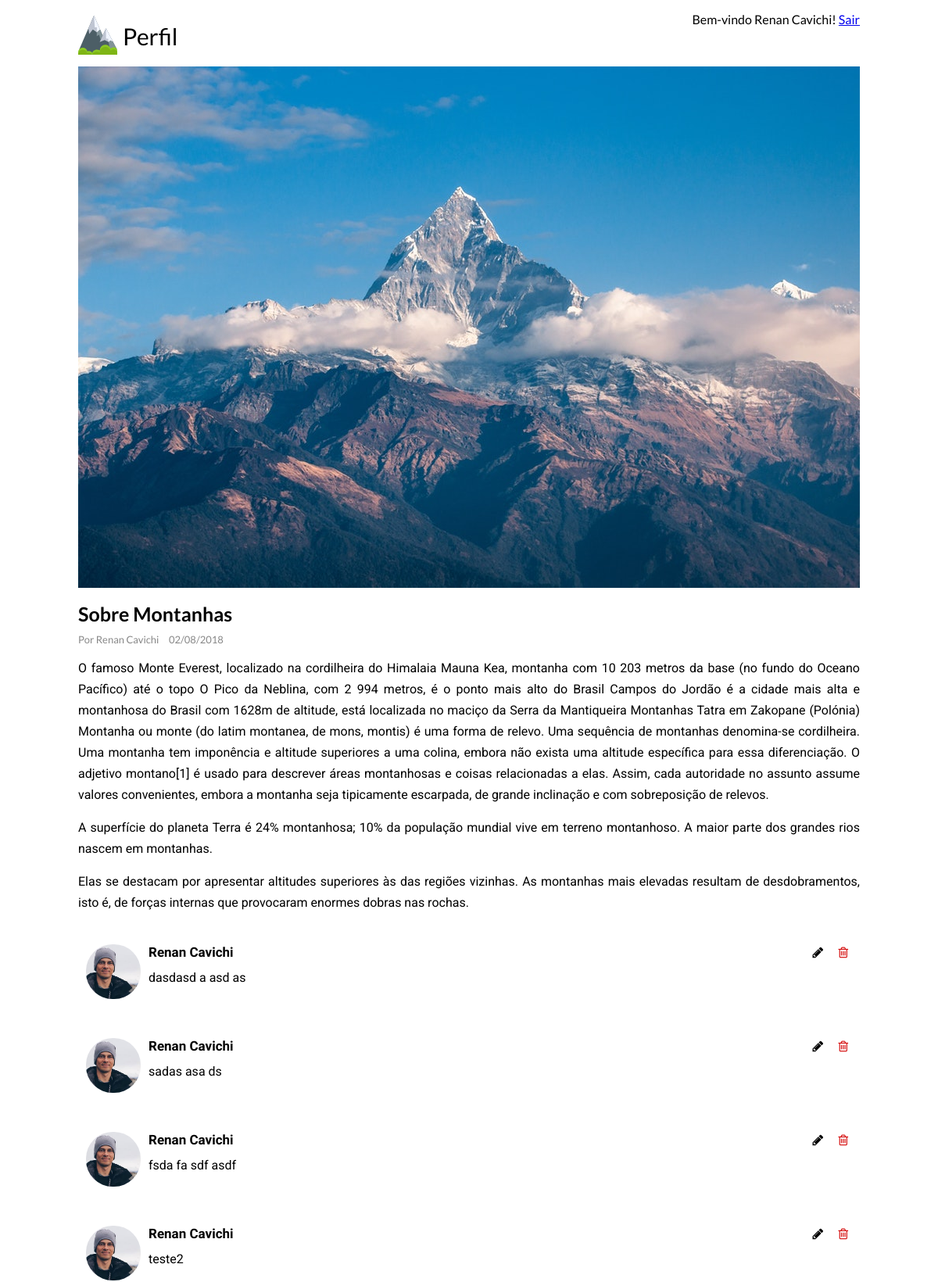
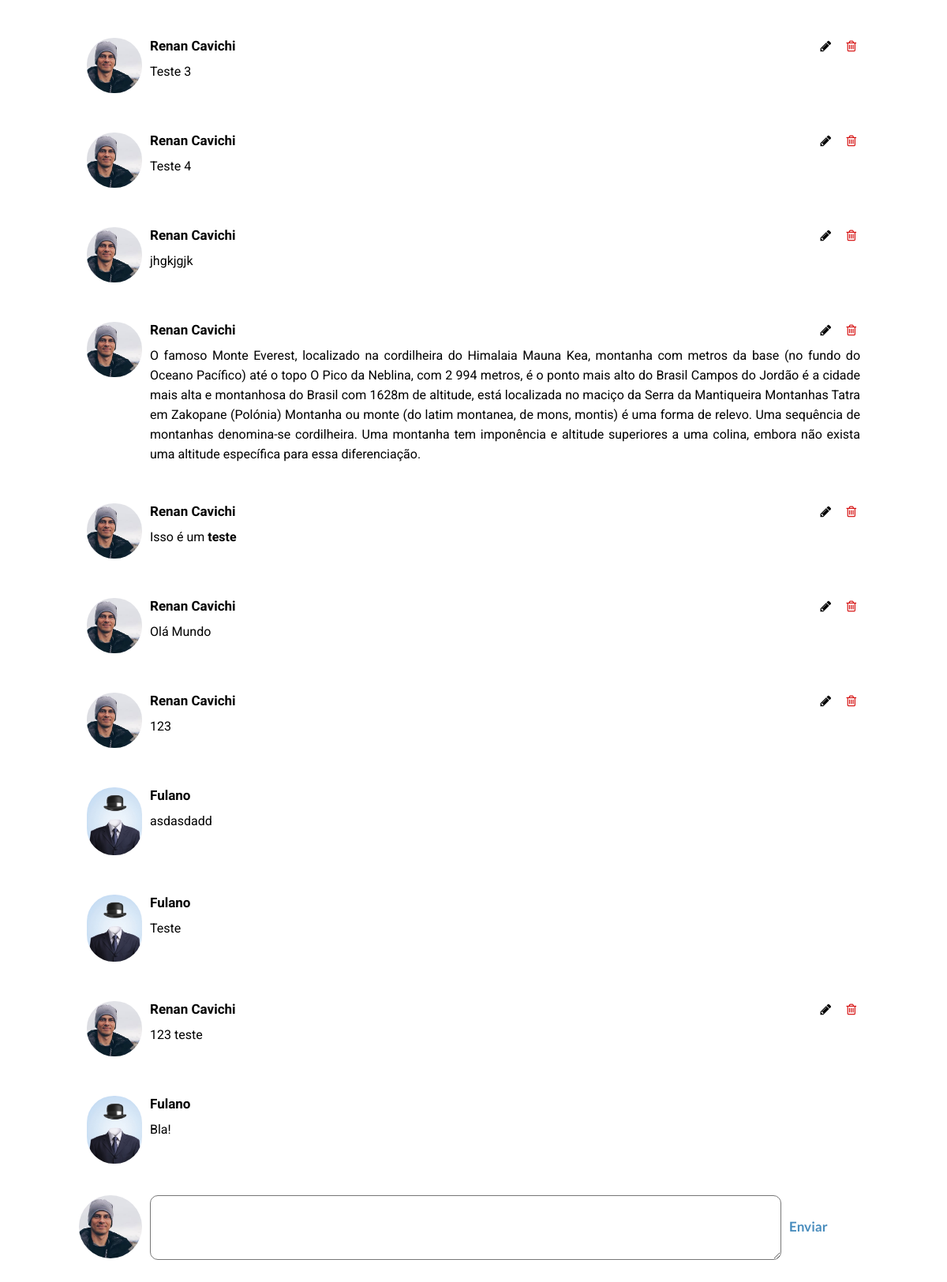
Screenshot of /perfil.php (signed in) with the database file from the repository (2 pictures, top to bottom).
### tables this page shows
CREATE TABLE `comentarios` (
  `id` int(11) NOT NULL,
  `iduser` int(11) NOT NULL,
  `texto` text NOT NULL
);

CREATE TABLE `usuario` (
  `id` int(11) NOT NULL,
  `user` varchar(100) NOT NULL,
  `name` varchar(100) NOT NULL,
  `pass` varchar(40) NOT NULL,
  `photo` varchar(100) NOT NULL
);

### perfil.php (the view, shortened to what this page needs)
<!DOCTYPE html>
<html>
	<head>
		<link rel="stylesheet" href="css/style.css">
	</head>
	<body>
		<div id="page">
			<div id="header">
				<img class="logo" src="img/logo-mountain.svg" alt="Logo Montanha">
				<h1>Perfil</h1>
				<?php if(isset($_SESSION['id'])){?>
				<div id="login" style="text-align: right;">
					<span>Bem-vindo <?php echo $_SESSION['nome']; ?>!</span> <a href="/server/logout.php">Sair</a>
				</div>
				<?php } ?>
				<img src="img/mountain.jpg" alt="Foto Montanha Nevada">
			</div>
			<div id="content">
				<h1>Sobre Montanhas</h1>
				<h4>Por Renan Cavichi <span class="data">02/08/2018</span></h4>
				<p>
O famoso Monte Everest, localizado na cordilheira do Himalaia
Mauna Kea, montanha com 10 203 metros da base (no fundo do Oceano Pacífico) até o topo
O Pico da Neblina, com 2 994 metros, é o ponto mais alto do Brasil
Campos do Jordão é a cidade mais alta e montanhosa do Brasil com 1628m de altitude, está localizada no maciço da Serra da Mantiqueira
Montanhas Tatra em Zakopane (Polónia)
Montanha ou monte (do latim montanea, de mons, montis) é uma forma de relevo. Uma sequência de montanhas denomina-se cordilheira. Uma montanha tem imponência e altitude superiores a uma colina, embora não exista uma altitude específica para essa diferenciação. O adjetivo montano[1] é usado para descrever áreas montanhosas e coisas relacionadas a elas. Assim, cada autoridade no assunto assume valores convenientes, embora a montanha seja tipicamente escarpada, de grande inclinação e com sobreposição de relevos.</p>
				<p>A superfície do planeta Terra é 24% montanhosa; 10% da população mundial vive em terreno montanhoso. A maior parte dos grandes rios nascem em montanhas.</p>
				<p>Elas se destacam por apresentar altitudes superiores às das regiões vizinhas. As montanhas mais elevadas resultam de desdobramentos, isto é, de forças internas que provocaram enormes dobras nas rochas.</p>
			</div>
			<div id="comentarios">
			<?php
			require 'server/conexao.php';
			try{
				$stmt = $conn->prepare("SELECT c.id, c.iduser, c.texto, u.name, u.photo FROM comentarios AS c JOIN usuario AS u ON c.iduser = u.id;");
				$stmt->execute();
				$resultado = $stmt->fetchAll();
			} catch(PDOException $e){
				echo $e->getMessage();
			}
			foreach($resultado as $valor){
			?>
				<div class="comentario" data-id-comentario="<?php echo $valor['id']; ?>">
					<img src="img/<?php echo $valor['photo']; ?>" alt="Renan Cavichi">
					<div class="msgcomentario">
						<?php if(isset($_SESSION['id']) && $_SESSION['id'] == $valor['iduser']){?>
						<i class="icon-excluir" onclick="excluir(<?php echo $valor['id']; ?>)"></i>
						<i class="icon-editar" onclick="editar(<?php echo $valor['id']; ?>)"></i>
						<?php } ?>
						<h4><?php echo $valor['name']; ?></h4>
						<p><?php echo $valor['texto']; ?></p>
					</div>
				</div>
			<?php
			}
			?>
			</div>
			<?php if(isset($_SESSION['id'])){?>
			<div id="novo-comentario">
				<img src="img/<?php echo $_SESSION['foto']; ?>" alt="<?php echo $_SESSION['nome']; ?>">
				<textarea></textarea>
				<a href="javascript:;" onclick="comentar()" >Enviar</a>
			</div>
			<?php } ?>
		</div>
	</body>
</html>

### css/style.css (style rules this page uses)
html { color:#000;background:#FFF }
body,div,dl,dt,dd,ul,ol,li,h1,h2,h3,h4,h5,h6,pre,code,form,fieldset,legend,input,textarea,p,blockquote,th,td { margin:0;padding:0 }
fieldset,img { border:0 }
h1,h2,h3,h4,h5,h6 { font-size:100%;font-weight:normal }
input,textarea,select { font-family:inherit;font-size:inherit;font-weight:inherit }
input,textarea,select { *font-size:100% }
[class^="icon-"]:before, [class*=" icon-"]:before { font-family: "crud-ajax"; font-style: normal; font-weight: normal; speak: none; display: inline-block; text-decoration: inherit; width: 1em; margin-right: .2em; text-align: center; font-variant: normal; text-transform: none; line-height: 1em; margin-left: .2em; -webkit-font-smoothing: antialiased; -moz-osx-font-smoothing: grayscale; }
.icon-excluir:before { content: '\e800'; }
.icon-editar:before { content: '\e801'; }
#page { width: 1000px; margin: 0 auto; font-family: lato, arial, san-serif; }
#header { width: 1000px; margin: 15px 0; }
#header .logo { width: 50px; float: left; margin: 5px 0 0 0; }
#header h1 { float: left; margin: 13px 0 21px 7px; font-weight: 400i; font-size: 30px; }
#content h1 { font-size: 25px; margin: 10px 0; font-weight: bold; }
#content h4 { font-size: 13px; color: #888; }
#content h4 .data { font-weight: 400i; margin: 0 0 0 10px; }
#content p { line-height: 27px; font-family: Roboto, Lato, Serif; text-align: justify; margin: 15px 0; }
#comentarios .comentario { float: left; margin: 15px 0; padding: 10px; width: 980px; }
#comentarios .comentario img, #novo-comentario img { width: 70px; float: left; border-radius: 34px; }
#comentarios .comentario div.msgcomentario { float: left; width: 900px; margin: 0 0 0 10px; }
#comentarios .comentario div.msgcomentario h4 { font-family: Roboto, Lato, Serif; font-size: 17px; font-weight: bold; margin: 0 0 10px 0; }
#comentarios .comentario div.msgcomentario p { line-height: 25px; font-family: Roboto, Lato, Serif; text-align: justify; font-size: 16px; margin: 0 0 0 0; }
#novo-comentario { float: left; margin: 15px 0; padding: 0 0 60px 0; }
#novo-comentario img { width: 80px; border-radius: 40px; }
#novo-comentario textarea { width: 782px; float: left; height: 64px; margin: 0 0 0 10px; border-radius: 10px; padding: 8px; }
#novo-comentario a { width: 100px; display: block; height: 80px; line-height: 80px; float: left; margin: 0 0 0 10px; color: #488cbd; font-size: 17px; font-weight: bold; text-decoration: none; }
#comentarios .comentario .msgcomentario .icon-excluir { float: right; color: #d40909; cursor: pointer; }
#comentarios .comentario .msgcomentario .icon-editar { float: right; cursor: pointer; margin: 0 10px 0 0; }
#login { float: right; }

### rows the page displays
comentarios: iduser.photo (picture), iduser.name "Renan Cavichi", texto "dasdasd a asd as"
comentarios: iduser.photo (picture), iduser.name "Renan Cavichi", texto "sadas asa ds"
comentarios: iduser.photo (picture), iduser.name "Renan Cavichi", texto "fsda fa sdf asdf"
comentarios: iduser.photo (picture), iduser.name "Renan Cavichi", texto "teste2"
comentarios: iduser.photo (picture), iduser.name "Renan Cavichi", texto "Teste 3"
comentarios: iduser.photo (picture), iduser.name "Renan Cavichi", texto "Teste 4"
comentarios: iduser.photo (picture), iduser.name "Renan Cavichi", texto "jhgkjgjk"
comentarios: iduser.photo (picture), iduser.name "Renan Cavichi", texto "O famoso Monte Everest, localizado na cordilheira do Himalaia Mauna Kea, montanha com metros da base (no fundo do Oceano Pacífico) até o topo O Pico da Neblina, com 2 994 metros, é o ponto mais alto do Brasil Campos do Jordão é a cidade mais alta e montanhosa do Brasil com 1628m de altitude, está localizada no maciço da Serra da Mantiqueira Montanhas Tatra em Zakopane (Polónia) Montanha ou monte (do latim montanea, de mons, montis) é uma forma de relevo. Uma sequência de montanhas denomina-se cordilheira. Uma montanha tem imponência e altitude superiores a uma colina, embora não exista uma altitude específica para essa diferenciação."
comentarios: iduser.photo (picture), iduser.name "Renan Cavichi", texto "Isso é um teste"
comentarios: iduser.photo (picture), iduser.name "Renan Cavichi", texto "Olá Mundo"
comentarios: iduser.photo (picture), iduser.name "Renan Cavichi", texto "123"
comentarios: iduser.photo (picture), iduser.name "Fulano", texto "asdasdadd"
comentarios: iduser.photo (picture), iduser.name "Fulano", texto "Teste"
comentarios: iduser.photo (picture), iduser.name "Renan Cavichi", texto "123 teste"
comentarios: iduser.photo (picture), iduser.name "Fulano", texto "Bla!"

### other values shown
$_SESSION['nome'] "Renan Cavichi"
